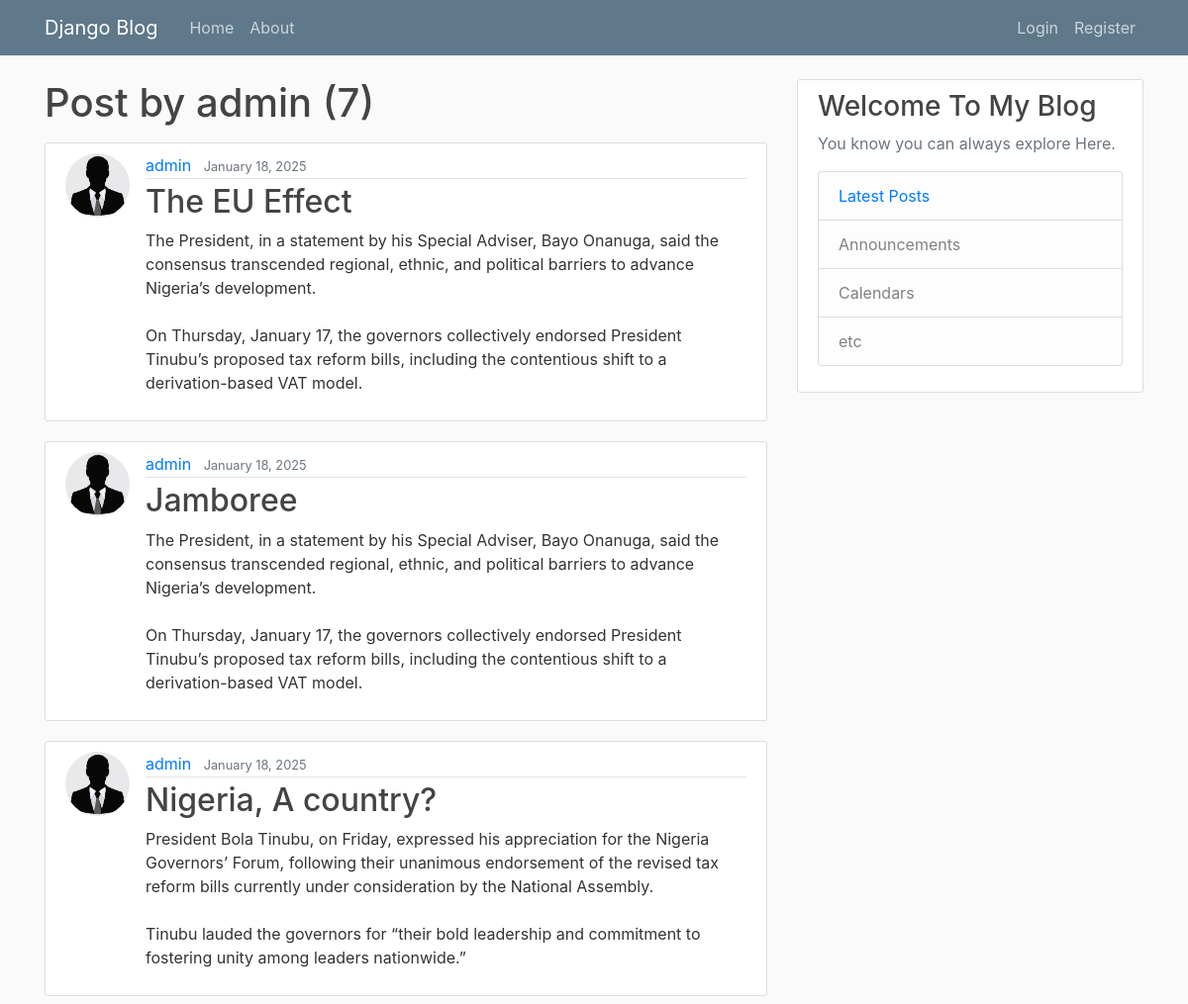
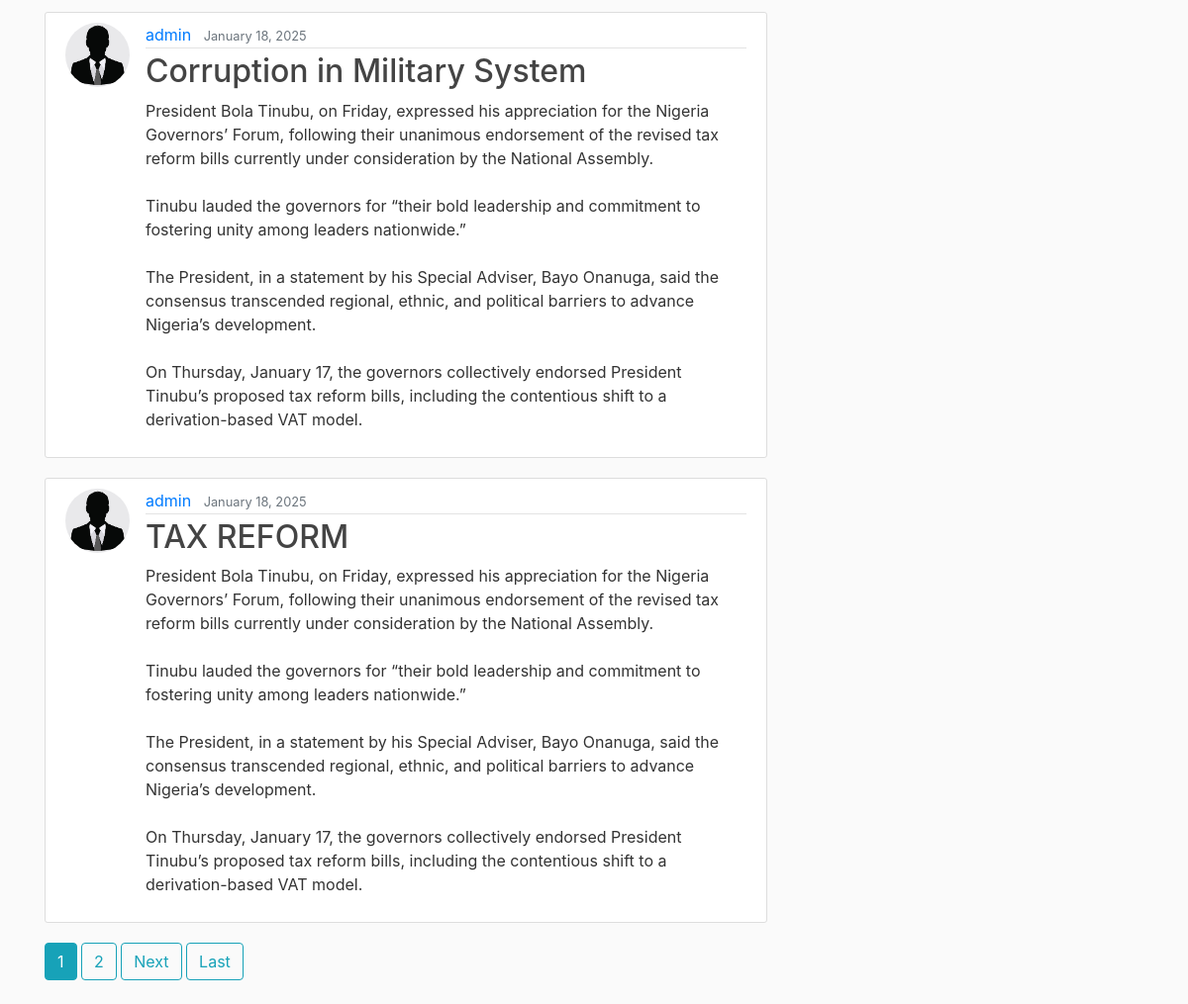
Screenshot of /user/admin/ with the database file from the repository (2 pictures, top to bottom).
### blog_app/models.py (models this page shows, shortened)
class Post(models.Model):
    title = models.CharField(max_length=100)
    content = models.TextField()
    date_posted = models.DateTimeField(default=timezone.now)
    author = models.ForeignKey(User, on_delete=models.CASCADE)
    class Meta:
        ordering = ['-date_posted']

### users/models.py (models this page shows, shortened)
class Profile(models.Model):
    user = models.OneToOneField(User, on_delete=models.CASCADE)
    image = models.ImageField(default= 'default.jpg', upload_to='profile_pics')

### blog_app/views.py (the view)
# urls.py: path('user/<str:username>/', UserPostListView.as_view(), name = 'user_posts'),
class UserPostListView(ListView):
    model = Post
    template_name = 'blog_app/user_posts.html'
    context_object_name = 'posts'
    paginate_by = 5
    def get_queryset(self):
        username = self.kwargs.get('username')
        user = get_object_or_404(User, username=username)
        return Post.objects.filter(author=user).order_by('-date_posted')

### blog_app/templates/blog_app/user_posts.html (shortened to what this page needs)
{% extends 'blog_app/base.html' %}
{% block content %}
    <h1 class="mb-3">Post by {{view.kwargs.username}} ({{page_obj.paginator.count}})</h1>
    {% for post in posts %}
    <article class="media content-section">
      <img class="rounded-circle article-img" src="{{post.author.profile.image.url}}" alt="">
        <div class="media-body">
          <div class="article-metadata">
            <a class="mr-2" href="{% url 'user_posts' post.author.username %}">{{ post.author }}</a>
            <small class="text-muted">{{post.date_posted|date:"F d, Y" }}</small>
          </div>
          <h2><a class="article-title" href="{% url 'post_detail' post.id %}">{{ post.title }}</a></h2>
          <p class="article-content">{{ post.content }}</p>
        </div>
      </article>
    {% endfor %}
    {% if is_paginated %}
    {% for num in page_obj.paginator.page_range %}
      {% if page_obj.number == num %}
        <a class="btn btn-info mb-4" href="?page={{ num }}">{{ num }}</a>
      {% elif num > page_obj.number|add:'-3' and num < page_obj.number|add:'3' %}
        <a class="btn btn-outline-info mb-4" href="?page={{ num }}">{{ num }}</a>
      {% endif %}
    {% endfor %}
    {% if page_obj.has_next %}
      <a class="btn btn-outline-info mb-4" href="?page={{ page_obj.next_page_number }}">Next</a>
      <a class="btn btn-outline-info mb-4" href="?page={{ page_obj.paginator.num_pages }}">Last</a>
    {% endif %}
  {% endif %}
{% endblock %}

### blog_app/static/blog_app/main.css (style rules this page uses)
body { background: #fafafa; color: #333333; margin-top: 5rem; }
h1, h2, h3, h4, h5, h6 { color: #444444; }
.content-section { background: #ffffff; padding: 10px 20px; border: 1px solid #dddddd; border-radius: 3px; margin-bottom: 20px; }
.article-title { color: #444444; }
.article-content { white-space: pre-line; }
.article-img { height: 65px; width: 65px; margin-right: 16px; }
.article-metadata { padding-bottom: 1px; margin-bottom: 4px; border-bottom: 1px solid #e3e3e3 }

### rows the page displays
Post: author.profile.image (picture), author "admin", date_posted "January 18, 2025", title "The EU Effect", content "The President, in a statement by his Special Adviser, Bayo Onanuga, said the consensus transcended regional, ethnic, and political barriers to advance Nigeria’s development. On Thursday, January 17, the governors collectively endorsed President Tinubu’s proposed tax reform bills, including the contentious shift to a derivation-based VAT model."
Post: author.profile.image (picture), author "admin", date_posted "January 18, 2025", title "Jamboree", content "The President, in a statement by his Special Adviser, Bayo Onanuga, said the consensus transcended regional, ethnic, and political barriers to advance Nigeria’s development. On Thursday, January 17, the governors collectively endorsed President Tinubu’s proposed tax reform bills, including the contentious shift to a derivation-based VAT model."
Post: author.profile.image (picture), author "admin", date_posted "January 18, 2025", title "Nigeria, A country?", content "President Bola Tinubu, on Friday, expressed his appreciation for the Nigeria Governors’ Forum, following their unanimous endorsement of the revised tax reform bills currently under consideration by the National Assembly. Tinubu lauded the governors for “their bold leadership and commitment to fostering unity among leaders nationwide.”"
Post: author.profile.image (picture), author "admin", date_posted "January 18, 2025", title "Corruption in Military System", content "President Bola Tinubu, on Friday, expressed his appreciation for the Nigeria Governors’ Forum, following their unanimous endorsement of the revised tax reform bills currently under consideration by the National Assembly. Tinubu lauded the governors for “their bold leadership and commitment to fostering unity among leaders nationwide.” The President, in a statement by his Special Adviser, Bayo Onanuga, said the consensus transcended regional, ethnic, and political barriers to advance Nigeria’s development. On Thursday, January 17, the governors collectively endorsed President Tinubu’s proposed tax reform bills, including the contentious shift to a derivation-based VAT model."
Post: author.profile.image (picture), author "admin", date_posted "January 18, 2025", title "TAX REFORM", content "President Bola Tinubu, on Friday, expressed his appreciation for the Nigeria Governors’ Forum, following their unanimous endorsement of the revised tax reform bills currently under consideration by the National Assembly. Tinubu lauded the governors for “their bold leadership and commitment to fostering unity among leaders nationwide.” The President, in a statement by his Special Adviser, Bayo Onanuga, said the consensus transcended regional, ethnic, and political barriers to advance Nigeria’s development. On Thursday, January 17, the governors collectively endorsed President Tinubu’s proposed tax reform bills, including the contentious shift to a derivation-based VAT model."

### other values shown
{{ view.kwargs.username }} "admin"
{{ page_obj.paginator.count }} "7"
{{ num }} "1"
{{ num }} "2"
